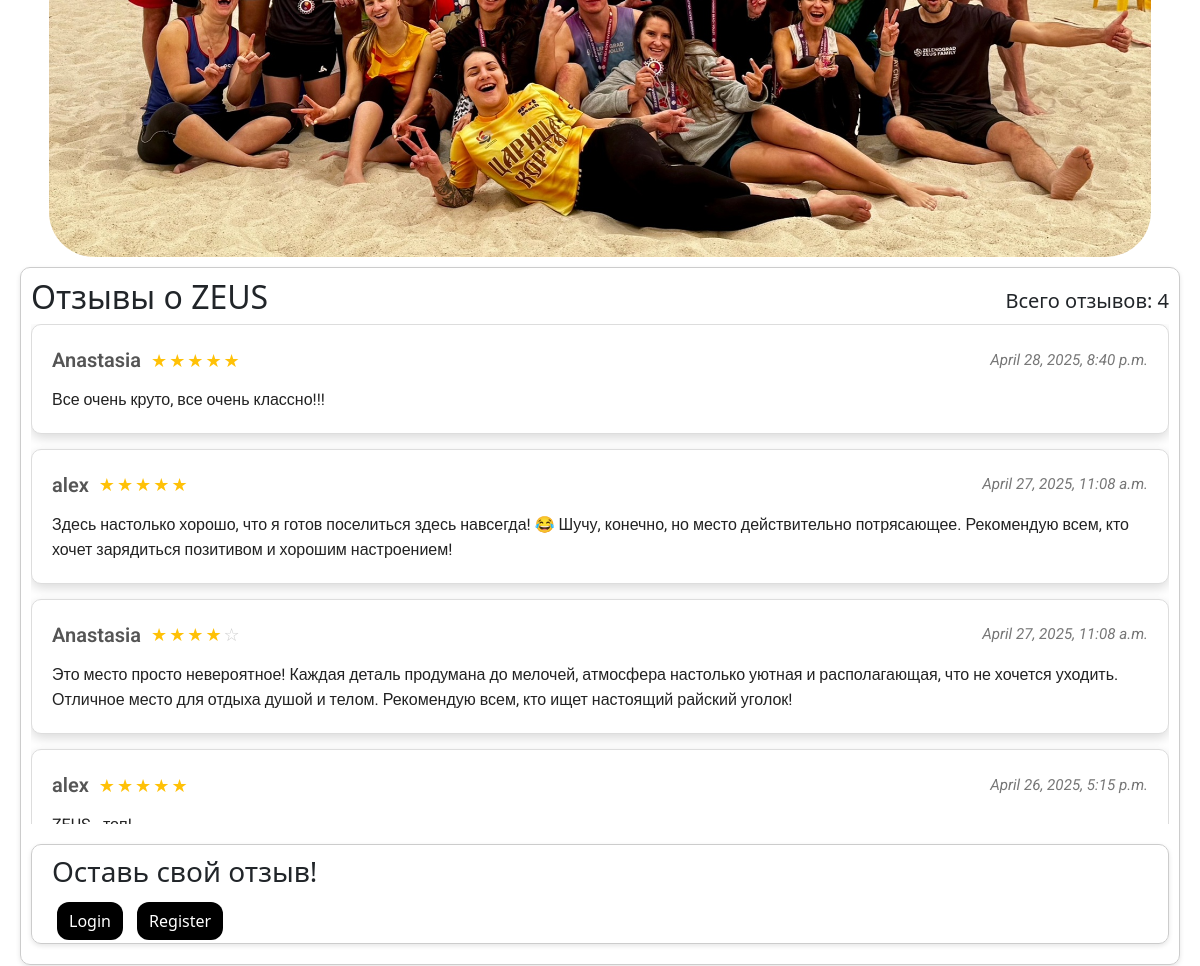
The app's page / (middle part), older data.
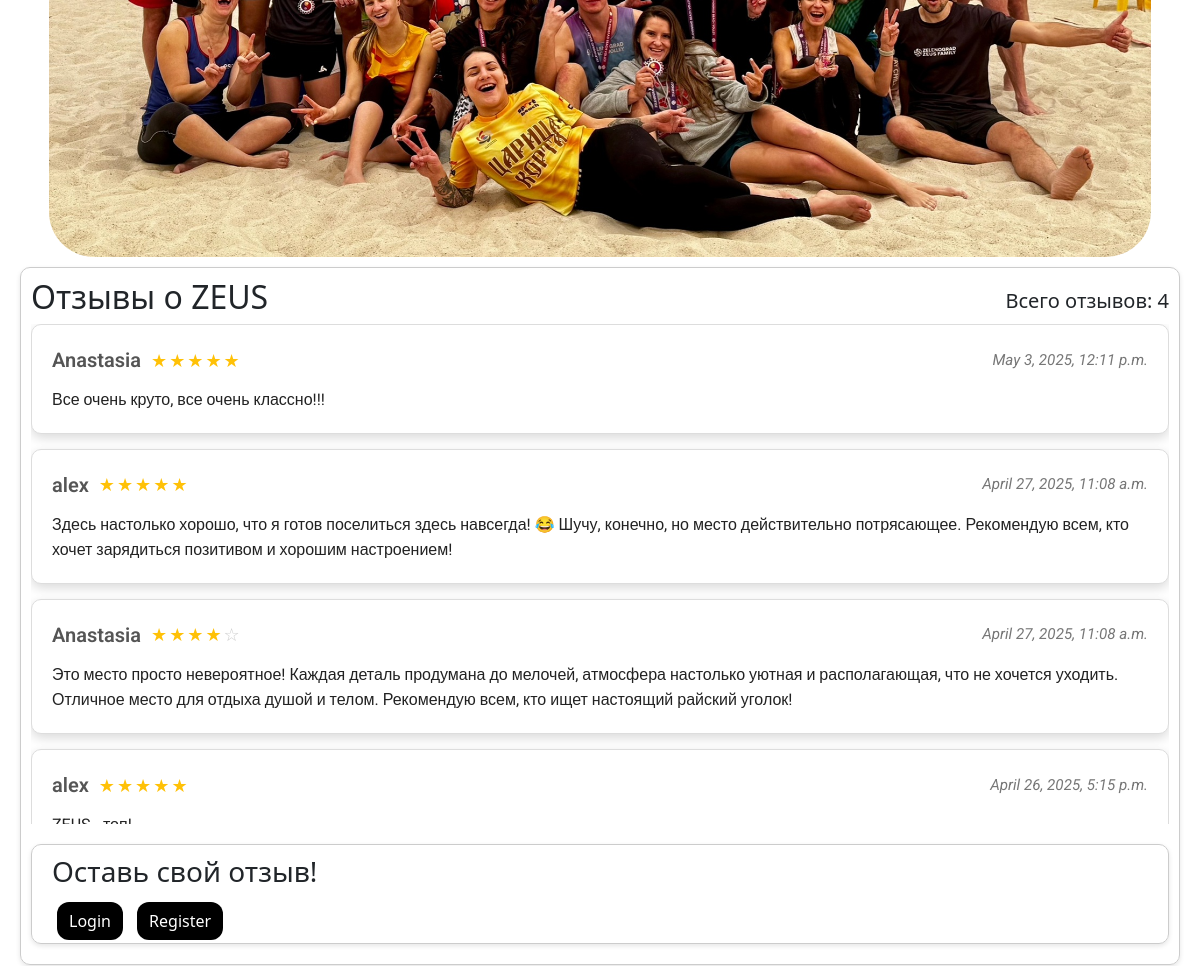
The same page, newer data.
### zeus_app/models.py (models this page shows, shortened)
class Comment(models.Model):
    user_id = models.ForeignKey(User, on_delete=models.SET_DEFAULT, default=-1)
    rating_value = models.IntegerField(choices=[(1, '1'), (2, '2'), (3, '3'), (4, '4'), (5, '5')])
    text = models.TextField(help_text='Напишите свой комментарий, пожалуйста!', )
    created_at = models.DateTimeField(auto_now=True)

### zeus_app/views.py (the view)
# urls.py: path('', show_main_page),
def show_main_page(request):
    if request.method == 'POST':
        post_comment(request)
    coms = Comment.objects.all()
    data = {'comments': coms}
    return render(request, 'main_page.html', context = data)

### templates/main_page.html (shortened to what this page needs)
{% extends "base.html" %}
{% load static %}
{% block main%}
<div class="row justify-content-center">
	<div class="col-12 col-md-11" style="padding: 10px;">
		<img style="border-radius: 45px; width: 100%; height: auto; display: block; margin: 0 auto;"
		     src="{% static 'img/main_photo.jpg' %}" alt="Описание">
	</div>
</div>
<div class="comments-container">
    <div style="display: flex; justify-content: space-between; align-items: center;">
        <h2>Отзывы о ZEUS</h2>
        <h5 style="text-align: right; margin: 0;">Всего отзывов: {{ comments|length }}</h5>
      </div>
    <div style="max-height: 500px; overflow-y: auto;">
        {% for comment in comments|dictsortreversed:"created_at" %}
    <div class="comment-card rounded-shadow">
        <div class="comment-header">
            <span class="comment-author">{{ comment.user_id }}</span>
            <span class="comment-rating">
                {% for i in '12345'|make_list %}
                    {% if i|floatformat <= comment.rating_value|floatformat %}
                        <span class="star filled">&#9733;</span>
                    {% else %}
                        <span class="star">&#9734;</span>
                    {% endif %}
                {% endfor %}
            </span>
            <span class="comment-date">{{ comment.created_at }}</span>
        </div>
        <div class="comment-text">{{ comment.text }}</div>
    </div>
{% endfor %}
    </div>
    <div class="post-comment" style="margin-top: 20px;">
    <h3 style="margin-bottom: 20px;">Оставь свой отзыв!</h3>
    {% if request.user.is_authenticated %}
    <form method="post" action="/" id="commentForm">
        {% csrf_token %}
        <div style="margin-bottom: 20px;">
          <div class="form-check-inline">
            <label for="rating" style="font-size: 20px;">Оценка:</label>
          </div>
          <div class="form-check form-check-inline">
            <input class="form-check-input" type="radio" name="rating_value" id="inlineRadio1" value="1" style="padding: 8px;">
            <label class="form-check-label" for="inlineRadio1">1</label>
          </div>
          <div class="form-check form-check-inline">
            <input class="form-check-input" type="radio" name="rating_value" id="inlineRadio2" value="2" style="padding: 8px;">
            <label class="form-check-label" for="inlineRadio2">2</label>
          </div>
          <div class="form-check form-check-inline">
            <input class="form-check-input" type="radio" name="rating_value" id="inlineRadio3" value="3" style="padding: 8px;">
            <label class="form-check-label" for="inlineRadio3">3</label>
          </div>
          <div class="form-check form-check-inline">
            <input class="form-check-input" type="radio" name="rating_value" id="inlineRadio4" value="4" style="padding: 8px;">
            <label class="form-check-label" for="inlineRadio4">4</label>
          </div>
          <div class="form-check form-check-inline">
            <input class="form-check-input" type="radio" name="rating_value" id="inlineRadio5" value="5" style="padding: 8px;">
            <label class="form-check-label" for="inlineRadio5">5</label>
          </div>
        </div>
        <div style="display: flex; align-items: center;">
          <label style="margin-right: 10px; font-size: 20px;" for="comment">Ваш комментарий:</label>
        </div>
        <textarea class="text_area" id="comment" name="comment" rows="3" cols="100"></textarea>
        <div id="errorMessage" style="color: red;"></div>
        <input type="submit" value="Send"/>
      </form>
        {% else %}
            <a href="{% url 'users:login' %}">Login</a>
            <a href="{% url 'users:register' %}">Register</a>
        {% endif %}
    </div>
  </div>
{% endblock main%}

### templates/base.html (shortened to what this page needs)
<!DOCTYPE html>
<html lang="en">
<head>
	{% load static %}
	<link href="https://cdn.jsdelivr.net/npm/bootstrap@5.3.3/dist/css/bootstrap.min.css" rel="stylesheet"
>
	<link rel="stylesheet" href="{% static 'css/style.css' %}">
</head>
<body>
{% block main%}{% endblock main%}
</body>
</html>

### zeus_app/static/css/style.css (style rules this page uses)
a, input { text-decoration: none; color: #ffffff; font-size: 16px; padding: 8px 12px; margin: 0 5px; border-radius: 12px; background-color: #000000; transition: background-color 0.3s ease; }

### templates/main_page.html (style rules this page uses)
.comments-container { border: 1px solid #ccc; padding: 10px; margin-left: 20px; margin-right: 20px; margin-bottom: 20px; border-radius: 10px; box-shadow: 0 2px 5px rgba(0, 0, 0, 0.1); padding-bottom: 20px; }
.post-comment { border: 1px solid #ccc; border-radius: 10px; box-shadow: 0 2px 5px rgba(0, 0, 0, 0.1); padding-inline: 20px; padding-block: 10px; }
.comment-card.rounded-shadow { background-color: #fff; border-radius: 10px; padding: 20px; box-shadow: 0 4px 12px rgba(0, 0, 0, 0.15); margin-bottom: 15px; font-family: 'Roboto', sans-serif; transition: transform 0.2s ease-in-out; border: 1px solid #ddd; }
.comment-card.rounded-shadow .comment-header { display: flex; align-items: center; margin-bottom: 12px; font-size: 0.95em; color: #555; }
.comment-card.rounded-shadow .comment-author { font-weight: 600; font-size: 20px; margin-right: 10px; }
.comment-card.rounded-shadow .comment-date { font-style: italic; color: #777; margin-left: auto; }
.comment-card.rounded-shadow .comment-text { line-height: 1.6; color: #222; }
.comment-rating { display: flex; justify-content: flex-start; }
.comment-rating .star { font-size: 18px; color: #ccc; margin-right: 2px; }
.comment-rating .star.filled { color: #ffc107; }

Row changes from the older to the newer data that the page shows:
changed Comment "Все очень круто, все очень классно!!!": created_at "April 28, 2025, 8:40 p.m." → "May 3, 2025, 12:11 p.m."
